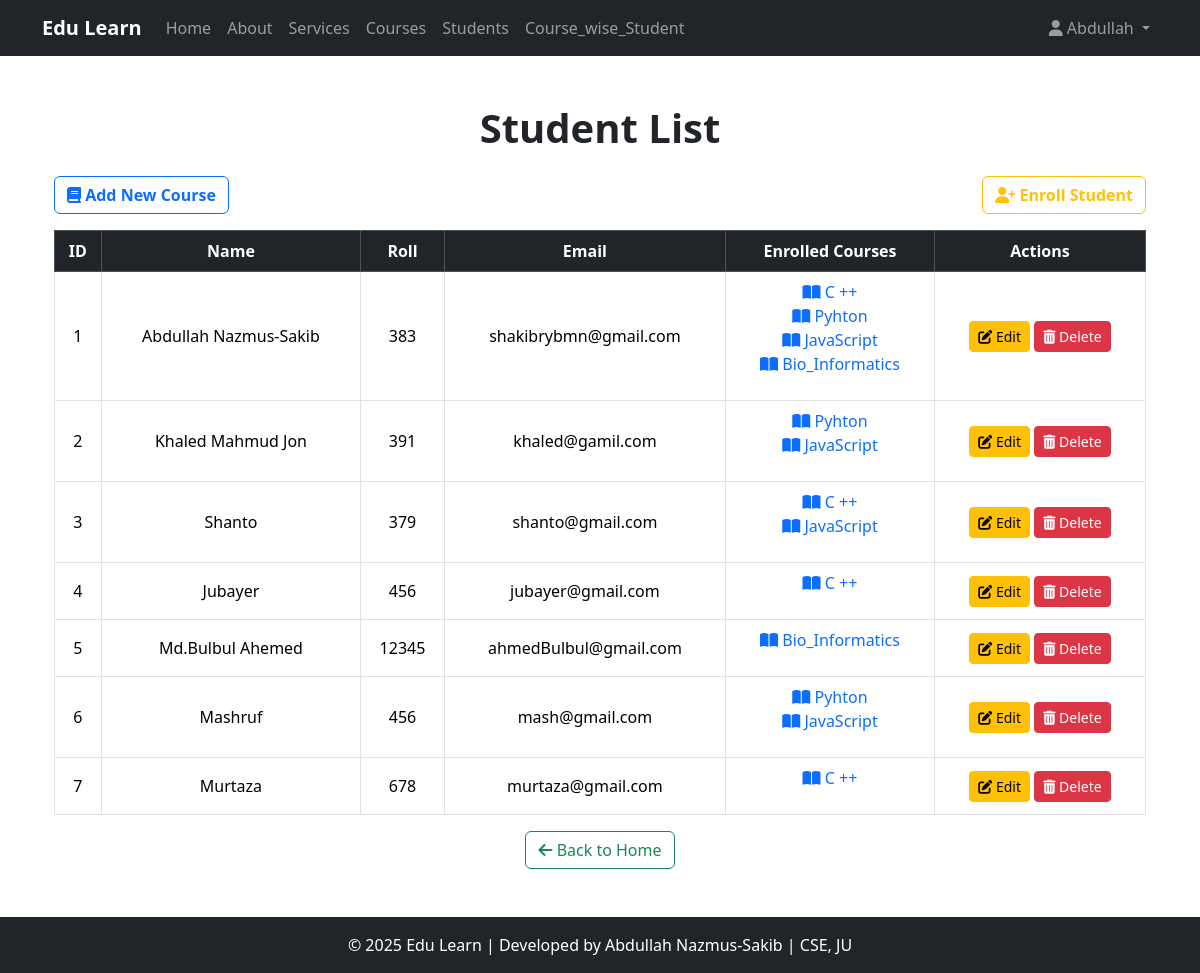
The app's page /student_list/ (signed in), older data.
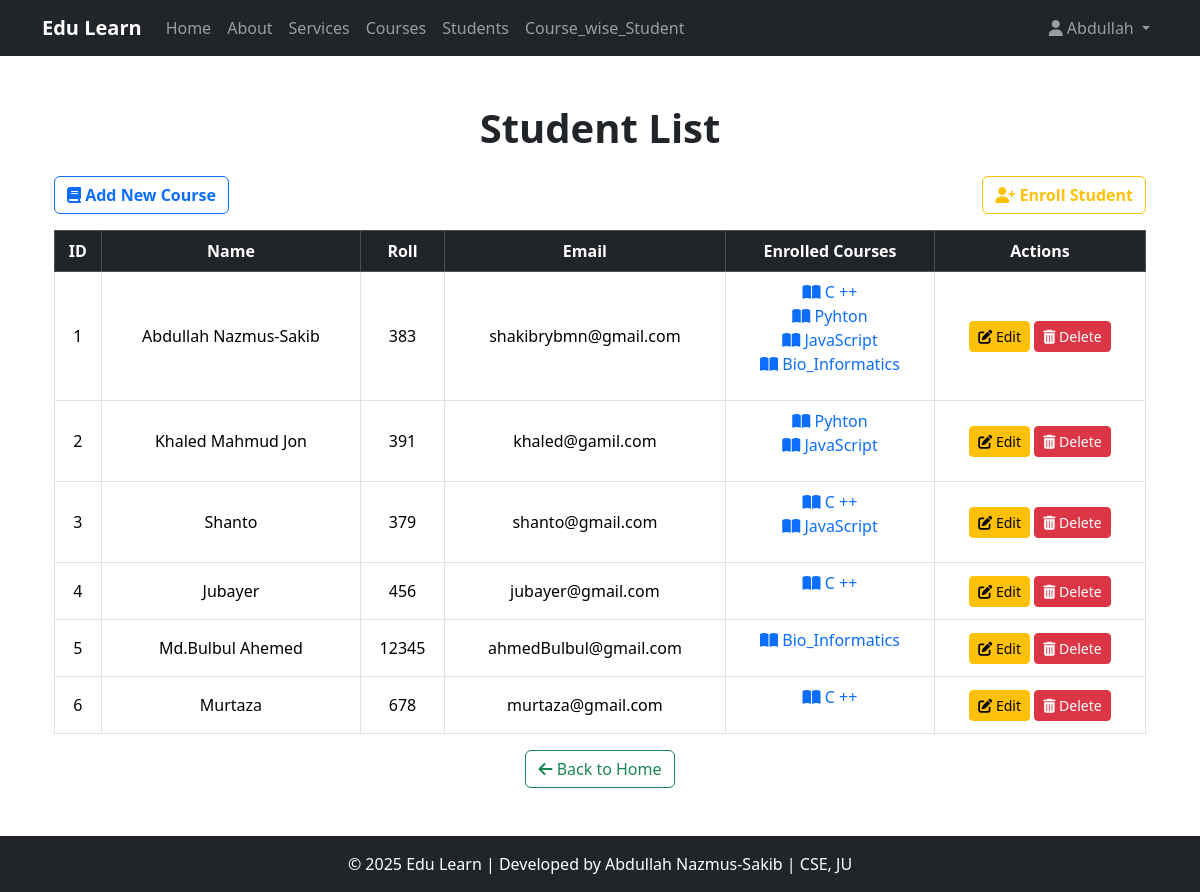
The same page, newer data.
### Course_app/models.py (models this page shows, shortened)
class Student(models.Model):
    name = models.CharField(max_length=30)
    roll = models.IntegerField()
    email = models.EmailField(max_length=60,unique=True)
    enrolled_courses = models.ManyToManyField(Course, related_name="students")  # ✅ Changed related_name to plural

class Course(models.Model):
    title = models.CharField(max_length=25)
    descriptions = models.TextField()
    durations = models.IntegerField(help_text="Durations in hours")
    thumbnail = models.ImageField(upload_to="courses_thumbnail/", null=True, blank=True)

### Course_app/views.py (the view)
# urls.py: path('student_list/',views.student_list,name='student_list'),
@login_required(login_url='login_user')
def student_list(request):
    students = Student.objects.all()
    context = {
        'check':1,
        'students':students
    }
    return render(request,html_path_for_student_list,context)

### templates/Course_app/student_list.html (shortened to what this page needs)
{% extends 'Course_app/base.html' %}
{% block content %}
<div class="container">
    <div class="text-center mb-4">
        <h1 class="fw-bold">
            {% if check == 2 %}
                Enrolled Students in <span class="text-danger">"{{ course.title }}"</span> Course
            {% elif check == 3 %}
                Student Information
            {% elif check == 1 %}
                Student List
            {% endif %}
        </h1>
    </div>
    <div class="d-flex justify-content-between mb-3">
        <a href="{% url 'create_course' %}" class="btn btn-outline-primary fw-bold">
            <i class="fas fa-book"></i> Add New Course
        </a>
        <a href="{% url 'Enroll_student' %}" class="btn btn-outline-warning fw-bold">
            <i class="fas fa-user-plus"></i> Enroll Student
        </a>
    </div>
    <div class="table-responsive">
        <table class="table table-bordered table-hover text-center align-middle">
            <thead class="table-dark">
                <tr>
                    <th>ID</th>
                    <th>Name</th>
                    <th>Roll</th>
                    <th>Email</th>
                    <th>Enrolled Courses</th>
                    <th>Actions</th>
                </tr>
            </thead>
            <tbody>
                {% if check == 3 %}
                    <tr>
                        <td>{{ student.id }}</td>
                        <td>{{ student.name }}</td>
                        <td>{{ student.roll }}</td>
                        <td>{{ student.email }}</td>
                        <td>
                            <ul class="list-unstyled">
                                {% for course in student.enrolled_courses.all %}
                                    <li>
                                        <a href="{% url 'coursedetails' course.id %}" class="text-decoration-none text-primary">
                                            <i class="fas fa-book-open"></i> {{ course.title }}
                                        </a>
                                    </li>
                                {% endfor %}
                            </ul>
                        </td>
                        <td>
                            <a href="{% url 'update_student' student.id %}" class="btn btn-sm btn-warning">
                                <i class="fas fa-edit"></i> Edit
                            </a>
                            <form action="{% url 'delete_student' student.id %}" class="d-inline">
                                {% csrf_token %}
                                <button type="submit" class="btn btn-sm btn-danger">
                                    <i class="fas fa-trash-alt"></i> Delete
                                </button>
                            </form>
                        </td>
                    </tr>
                {% else %}
                    {% for student in students %}
                        <tr>
                            <td>{{ forloop.counter }}</td>
                            <td>{{ student.name }}</td>
                            <td>{{ student.roll }}</td>
                            <td>{{ student.email }}</td>
                            <td>
                                <ul class="list-unstyled">
                                    {% for course in student.enrolled_courses.all %}
                                        <li>
                                            <a href="{% url 'coursedetails' course.id %}" class="text-decoration-none text-primary">
                                                <i class="fas fa-book-open"></i> {{ course.title }}
                                            </a>
                                        </li>
                                    {% endfor %}
                                </ul>
                            </td>
                            <td>
                                <a href="{% url 'update_student' student.id %}" class="btn btn-sm btn-warning">
                                    <i class="fas fa-edit"></i> Edit
                                </a>
                                <form action="{% url 'delete_student' student.id %}" class="d-inline">
                                    <button type="submit" class="btn btn-sm btn-danger">
                                        <i class="fas fa-trash-alt"></i> Delete
                                    </button>
                                </form>
                            </td>
                        </tr>
                    {% endfor %}
                {% endif %}
            </tbody>
        </table>
    </div>
    <div class="d-flex justify-content-center">
        <a href="{% url 'course_list' %}" class="btn btn-outline-success">
            <i class="fas fa-arrow-left"></i> Back to Home
        </a>
    </div>
</div>
{% endblock content %}

### templates/Course_app/base.html (shortened to what this page needs)
<!DOCTYPE html>
<html lang="en">
<head>
    {% load static %}
    <link href="https://cdn.jsdelivr.net/npm/bootstrap@5.3.3/dist/css/bootstrap.min.css" rel="stylesheet">
    <link rel="stylesheet" href="{% static 'Course_app/css/base.css' %}">
    <link rel="stylesheet" href="https://cdnjs.cloudflare.com/ajax/libs/font-awesome/6.7.2/css/all.min.css">
</head>
<body>
    {% include 'Course_app/navbar.html' %}
    <div class="container my-5 content-wrapper">
        {% block content %}{% endblock content %}
    </div>
    <footer class="bg-dark text-white text-center py-3">
        <p class="mb-0">&copy; 2025 Edu Learn | Developed by Abdullah Nazmus-Sakib | CSE, JU</p>
    </footer>
</body>
</html>

### templates/Course_app/navbar.html (shortened to what this page needs)
<nav class="navbar navbar-expand-lg navbar-dark bg-dark">
    <div class="container">
        <a class="navbar-brand fw-bold" href="{% url 'course_list' %}">Edu Learn</a>
        <div class="collapse navbar-collapse" id="navbarNav">
            <ul class="navbar-nav me-auto">
                <li class="nav-item">
                    <a class="nav-link {% if request.path == '/' %}active{% endif %}" href="{% url 'course_list' %}">Home</a>
                </li>
                <li class="nav-item">
                    <a class="nav-link" href="{% url 'about' %}">About</a>
                </li>
                <li class="nav-item">
                    <a class="nav-link" href="{% url 'services' %}">Services</a>
                </li>
                <li class="nav-item">
                    <a class="nav-link" href="{% url 'course_list' %}">Courses</a>
                </li>
                <li class="nav-item">
                    <a class="nav-link" href="{% url 'student_list' %}">Students</a>
                </li>
                <li class="nav-item">
                    <a class="nav-link" href="{% url 'Course_wise_Student' %}">Course_wise_Student</a>
                </li>
            </ul>
            <ul class="navbar-nav">
                <li class="nav-item dropdown">
                    <a class="nav-link dropdown-toggle" href="#" id="userDropdown" role="button" data-bs-toggle="dropdown" aria-expanded="false">
                        <i class="fas fa-user"></i>
                        {% if request.user.is_authenticated %}
                        {{ request.user.username }}
                        {% else %}
                            Account
                        {% endif %}
                    </a>
                </li>
            </ul>
        </div>
    </div>
</nav>

### static/Course_app/css/base.css (style rules this page uses)
html, body { height: 100%; }
body { display: flex; flex-direction: column; }
.content-wrapper { flex: 1; }
footer { margin-top: auto; }

Row changes from the older to the newer data that the page shows:
removed Student: name "Mashruf", roll "456", email "mash@gmail.com", Course (title "Pyhton"), Course (title "JavaScript")
